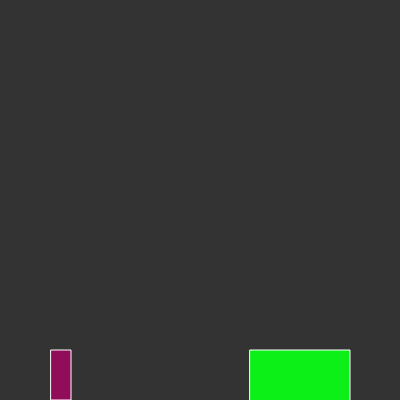
Frame 1 (no input)
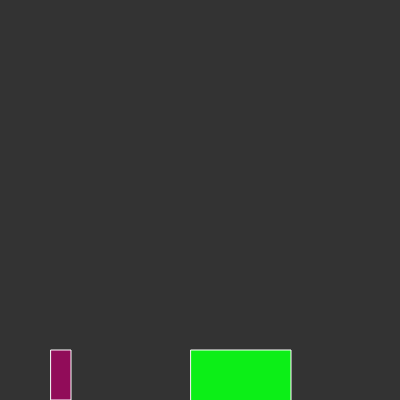
Frame 60 (no input)
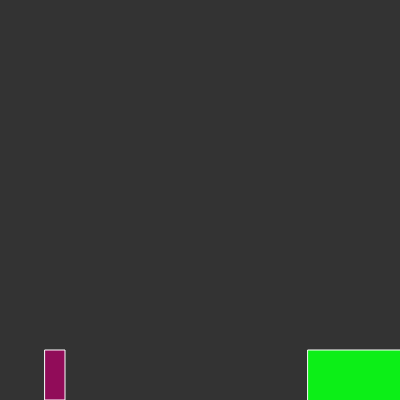
Frame 120 (the mouse pressed at the canvas centre since frame 60)

The p5.js sketch that drew these frames (run headless with seeded random() and noise() and a simulated clock; from frame 60 on, the mouse is pressed at the canvas centre):

// p5.js sketch
// ── sketch.js
var man; 

function setup() {
  createCanvas(400, 400);
	man = new Person(); 
}

var x;
x= -100;

function draw (){
background(51);
	
	if (mouseIsPressed){
			var force= createVector (-0.1, 0);
	man.applyForce(force);
	}
	

	translate(-man.pos.x+50,0);
	

	
	
	man.update();
	man.display();
	
	fill(12,239,23);
	rect(250,350,100,100);
}

// ── person.js
function Person() {
  this.pos = createVector(50, height);
  this.vel = createVector(1, 0);
  this.acc = createVector(0, 0);


  this.applyForce = function(force) {
    this.acc.add(force);
  } 
       
  this.update = function() {
    this.vel.add(this.acc);
    this.pos.add(this.vel);
    this.acc.set(0, 0);
  }

  this.display = function() {
    fill(145, 12, 89);
    stroke(255);
    rect(this.pos.x, this.pos.y-50, 20, 50);
  }

  this.edges = function() {
    if (this.pos.y > height) {
      this.vel.y *= -1;
      this.pos.y = height;
    }

    if (this.pos.x > width) {
      this.vel.x *= -1;
      this.pos.x = width;
    }
  }
}
